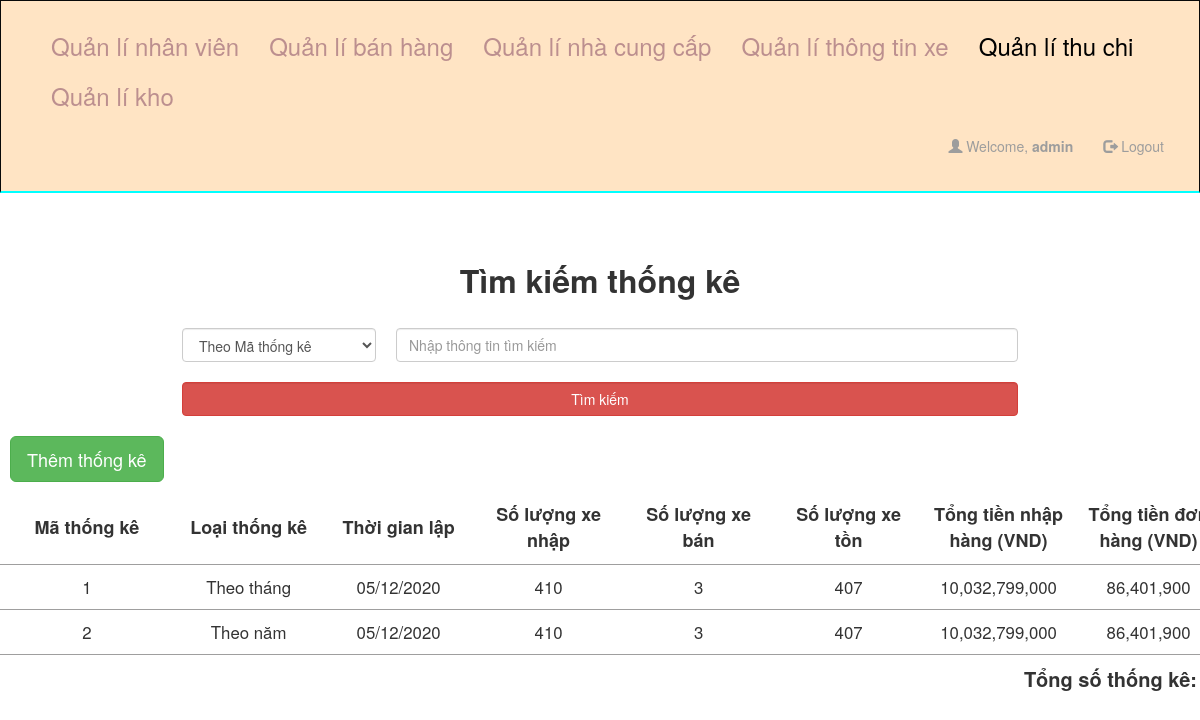
Screenshot of /index.php?controller=quanli&action=thuchi (signed in) with the database file from the repository.
### tables this page shows
CREATE TABLE `thongke` (
  `maTK` int(10) NOT NULL,
  `loaiTK` varchar(50) NOT NULL,
  `thoigianLap` date NOT NULL,
  `soLuongXeNhap` int(11) NOT NULL,
  `soLuongXeBan` int(11) NOT NULL,
  `soLuongXeTon` int(11) NOT NULL,
  `tongTienNhap` varchar(50) NOT NULL,
  `tongTienBan` varchar(50) NOT NULL
);

### app/controller/base_controller.php (called while the page is built, shortened)
<?php
require_once ('app/model/thongke_model.php');
class base_controller
{
    protected $name;
    public function process($view,$data){
        require_once('app/view/' . $this->name . '/' . $view . '.php');
    }
}

### app/controller/quanli_controller.php (called while the page is built, shortened)
<?php
require_once ('base_controller.php');
class quanli_controller extends base_controller
{
    public function thuchi() {
        $this->process('thuchi', array());
    }
    public function get_all_statistics() {
        return thongke_model::get_all_statistics();
    }
}

### app/model/thongke_model.php (called while the page is built, shortened)
<?php
class thongke_model
{
    public static function get_all_statistics() {
        $sql = 'select * from thongke';
        $db = DB::getDB();
        $stm = $db->prepare($sql);
        $status = $stm->execute();
        if ($status) {
            $result = $stm->get_result();
            $data = array();
            while ($row = $result->fetch_assoc()) {
                array_push($data, $row);
            }
            return $data;
        }
        return null;
    }
}

### app/view/quanli/thuchi.php (the view, shortened to what this page needs)
<?php
    require_once ('app/controller/quanli_controller.php');
    $quanli_controller = new quanli_controller();
    $result = $quanli_controller->get_all_statistics();
?>
<!DOCTYPE html>
<html lang="en">
<head>
    <link rel="stylesheet" href="https://maxcdn.bootstrapcdn.com/bootstrap/3.4.1/css/bootstrap.min.css">
    <link rel="stylesheet" href="/style.css">
</head>
<body>
<nav id="navbar" class="navbar navbar-inverse">
    <div class="container-fluid">
        <ul class="nav navbar-nav">
            <li><a id="quanli_page" href="/index.php?controller=quanli&action=index" style="color: rosybrown">Quản lí nhân viên</a></li>
            <li><a id="quanli_page"  href="/index.php?controller=quanli&action=banhang" style="color: rosybrown">Quản lí bán hàng</a></li>
            <li><a id="quanli_page"  href="/index.php?controller=quanli&action=nhacungcap" style="color: rosybrown">Quản lí nhà cung cấp</a></li>
            <li><a id="quanli_page"  href="/index.php?controller=quanli&action=thongtinxe" style="color: rosybrown">Quản lí thông tin xe</a></li>
            <li><a id="quanli_page"  href="/index.php?controller=quanli&action=thuchi" >Quản lí thu chi</a></li>
            <li><a id="quanli_page"  href="/index.php?controller=quanli&action=kho" style="color: rosybrown">Quản lí kho</a></li>
        </ul>
        <ul class="nav navbar-nav navbar-right">
            <li><a href="#"><span class="glyphicon glyphicon-user"></span> Welcome, <b><?= $_SESSION['username'] ?></b></a></li>
            <li><a href="/index.php?controller=login&action=logout"><span class="glyphicon glyphicon-log-out"></span> Logout</a></li>
        </ul>
    </div>
</nav>
<div class="container">
    <div class="row">
        <h4 class="text-center">Tìm kiếm thống kê</h4>
        <form method="post">
            <table style="margin: auto auto">
                <tr>
                    <td style="width: 50px">
                        <select class="form-control" name="select_value">
                            <option value="Mã thống kê">Theo Mã thống kê</option>
                        </select>
                    </td>
                    <td style="width: 150px">
                        <input type="text" name="search_value" class="form-control" placeholder="Nhập thông tin tìm kiếm">
                    </td>
                </tr>
                <tr>
                    <td colspan="2"><input type="submit" class="btn btn-danger px-5 mr-2 form-control" value="Tìm kiếm"></td>
                </tr>
            </table>
        </form>
    </div>
</div>
<div id="responsive_table">
    <table id="table_list">
        <tr class="control1">
            <td colspan="4">
                <a class="btn btn-success px-5 mr-2 btn-lg" href="" data-toggle="modal" data-target="#add_statistic">Thêm thống kê</a>
            </td>
        </tr>
        <tr class="header">
            <td>Mã thống kê</td>
            <td>Loại thống kê</td>
            <td>Thời gian lập</td>
            <td>Số lượng xe nhập</td>
            <td>Số lượng xe bán</td>
            <td>Số lượng xe tồn</td>
            <td>Tổng tiền nhập hàng (VND)</td>
            <td>Tổng tiền đơn hàng (VND)</td>
        </tr>
        <?php
        $data = $result;
        $total = count($data);
        foreach ($data as $row) {
            $maTK = $row['maTK'];
            $loaiTK = $row['loaiTK'];
            $thoigianLap = date('d/m/Y', strtotime($row['thoigianLap']));
            $soLuongXeNhap = $row['soLuongXeNhap'];
            $soLuongXeBan = $row['soLuongXeBan'];
            $soLuongXeTon = $row['soLuongXeTon'];
            $tongTienNhap = $row['tongTienNhap'];
            $tongTienBan = $row['tongTienBan'];
            ?>
            <tr class="item">
                <td><?= $maTK; ?></td>
                <td><?= $loaiTK; ?></td>
                <td><?= $thoigianLap; ?></td>
                <td><?= $soLuongXeNhap; ?></td>
                <td><?= $soLuongXeBan; ?></td>
                <td><?= $soLuongXeTon; ?></td>
                <td><?= $tongTienNhap; ?></td>
                <td><?= $tongTienBan; ?></td>
            </tr>
            <?php
        }
        ?>
        <tr class="control">
            <td colspan="8">
                <p>Tổng số thống kê: <?= $total; ?></p>
            </td>
        </tr>
    </table>
</div>
</body>
</html>

### style.css (style rules this page uses)
* { box-sizing: border-box; }
.text-center { font-size: xx-large; font-weight: bold; padding: 10px; }
#navbar { border-radius: 0; padding: 20px; background: bisque; border-bottom: 2px solid cyan; }
.row { padding-top: 30px; padding-left: 50px; padding-right: 50px; }
#table_list { border-collapse: collapse; margin: auto; }
table { width: 80%; text-align: center; }
td { padding: 10px; }
tr.item { border-top: 1px solid #9f9e9e; border-bottom: 1px solid #9f9e9e; font-size: larger; }
tr.item td { min-width: 150px; }
tr.header { font-weight: bold; font-size: large; }
#responsive_table { overflow-x:auto; }
.control { text-align: right; font-weight: bold; font-size: 20px; }
.control1 { float: left; font-weight: bold; font-size: 20px; }
.row:after { content: ""; display: table; clear: both; }

### app/view/quanli/thuchi.php (style rules this page uses)
#quanli_page { font-size: x-large; color: black; }

### rows the page displays
thongke: maTK "1", loaiTK "Theo tháng", thoigianLap "05/12/2020", soLuongXeNhap "410", soLuongXeBan "3", soLuongXeTon "407", tongTienNhap "10,032,799,000", tongTienBan "86,401,900"
thongke: maTK "2", loaiTK "Theo năm", thoigianLap "05/12/2020", soLuongXeNhap "410", soLuongXeBan "3", soLuongXeTon "407", tongTienNhap "10,032,799,000", tongTienBan "86,401,900"

### other values shown
$_SESSION['username'] "admin"
